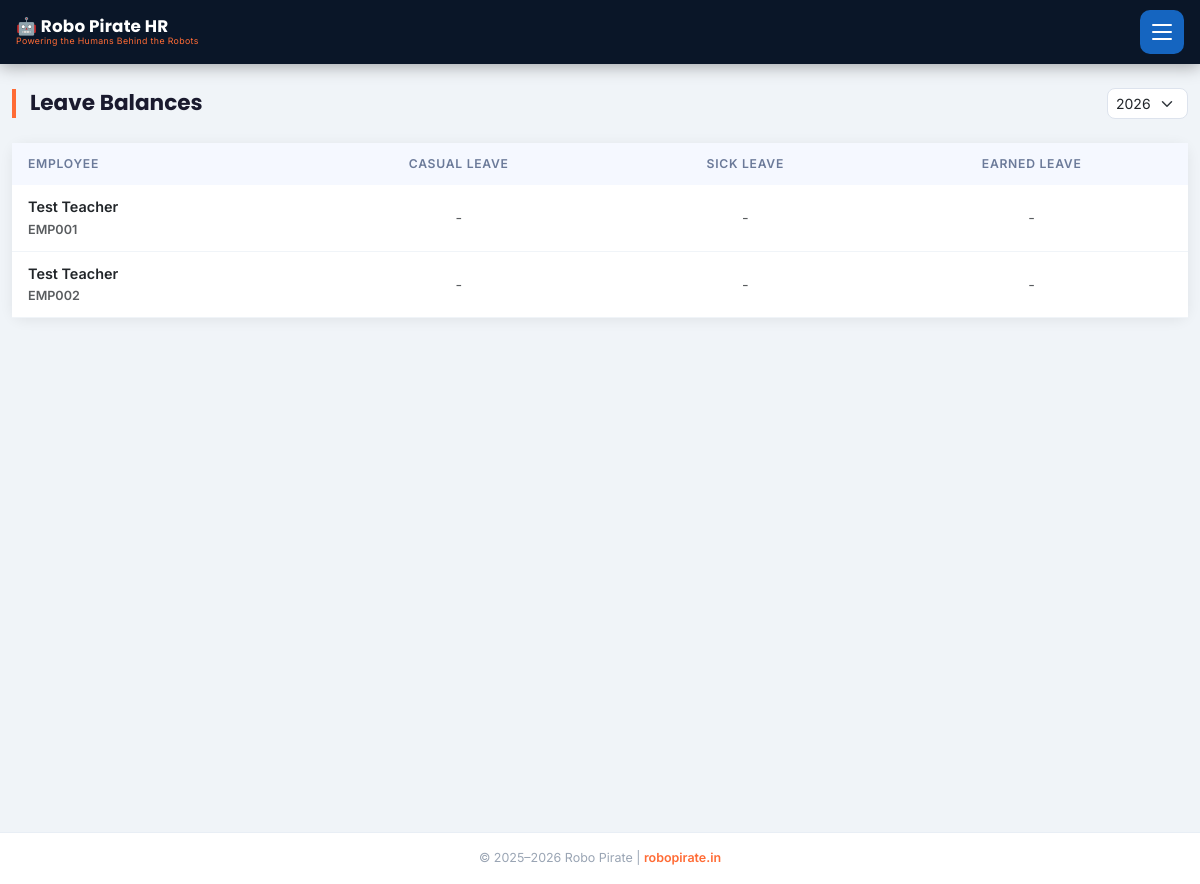
Screenshot of /leaves/balances (signed in) with the database file from the repository.
### models.py (models this page shows, shortened)
class Employee(db.Model):
    __tablename__ = 'employees'
    id = db.Column(db.Integer, primary_key=True)
    emp_id = db.Column(db.String(20), unique=True, nullable=False)
    name = db.Column(db.String(100), nullable=False)
    phone = db.Column(db.String(15), unique=True, nullable=False)
    email = db.Column(db.String(120))
    department_id = db.Column(db.Integer, db.ForeignKey('departments.id'))
    designation = db.Column(db.String(100))
    employee_type = db.Column(db.String(20), default='full_time')  # full_time, contract, part_time
    basic_salary = db.Column(db.Float, default=0.0)
    joining_date = db.Column(db.Date, default=date.today)
    is_active = db.Column(db.Boolean, default=True)
    is_approved = db.Column(db.Boolean, default=False)  # Admin approval required for self-registered
    bank_name = db.Column(db.String(100))
    account_number = db.Column(db.String(30))
    ifsc_code = db.Column(db.String(20))
    pan_number = db.Column(db.String(20))
    aadhar_number = db.Column(db.String(20))
    attendances = db.relationship('Attendance', backref='employee', lazy=True)
    leaves = db.relationship('Leave', backref='employee', lazy=True)
    payrolls = db.relationship('Payroll', backref='employee', lazy=True)
    advances = db.relationship('Advance', backref='employee', lazy=True)
    schools = db.relationship('School', secondary=employee_schools, lazy=True,
                              backref=db.backref('assigned_employees', lazy=True))

### blueprints/admin.py (the view)
@bp.route('/leaves/balances')
@login_required
def leave_balances():
    year = int(request.args.get('year', date.today().year))
    emps = Employee.query.filter_by(is_active=True).order_by(Employee.name).all()
    return render_template('leaves/balances.html', employees=emps, year=year,
                           years=list(range(2020, date.today().year + 2)))

### app.py (called while the page is built)
@app.context_processor
def inject_now():
    return {'now': datetime.now}

@app.before_request
def load_persisted_config():
    global _persisted_config_loaded
    if not _persisted_config_loaded:
        persisted_key = AppConfig.get('FAST2SMS_API_KEY')
        if persisted_key:
            app.config['FAST2SMS_API_KEY'] = persisted_key
        _persisted_config_loaded = True

@login_manager.user_loader
def load_user(user_id):
    return User.query.get(int(user_id))

@app.before_request
def restrict_employee_to_portal():
    if current_user.is_authenticated and not current_user.is_admin:
        allowed = ('/portal', '/employee', '/static', '/api', '/logout')
        if request.path != '/' and not request.path.startswith(allowed):
            return redirect(url_for('portal.portal_dashboard'))

### templates/leaves/balances.html (shortened to what this page needs)
{% extends 'base.html' %}
{% block content %}
<div class="container-fluid py-4">
  <div class="d-flex justify-content-between align-items-center mb-4">
    <h4 class="page-header mb-0">Leave Balances</h4>
    <form method="GET" class="d-flex gap-2 align-items-center">
      <select name="year" class="form-select form-select-sm" onchange="this.form.submit()">
        {% for y in years %}
        <option value="{{ y }}" {% if y == year %}selected{% endif %}>{{ y }}</option>
        {% endfor %}
      </select>
    </form>
  </div>
  <div class="card border-0 shadow-sm">
    <div class="card-body p-0">
      <div class="table-responsive">
        <table class="table table-hover mb-0">
          <thead class="table-light">
            <tr>
              <th>Employee</th>
              <th class="text-center">Casual Leave</th>
              <th class="text-center">Sick Leave</th>
              <th class="text-center">Earned Leave</th>
            </tr>
          </thead>
          <tbody>
            {% for emp in employees %}
            <tr>
              <td class="fw-semibold">
                <div>{{ emp.name }}</div>
                <small class="text-muted">{{ emp.emp_id }}</small>
              </td>
              {% for ltype in ['casual', 'sick', 'earned'] %}
              {% set lb = emp.leave_balances | selectattr('leave_type', 'equalto', ltype) | selectattr('year', 'equalto', year) | first %}
              <td class="text-center">
                {% if lb %}
                <div class="fw-bold fs-5 {{ 'text-success' if lb.remaining_days > 3 else 'text-warning' if lb.remaining_days > 0 else 'text-danger' }}">
                  {{ lb.remaining_days }}
                </div>
                <div class="text-muted small">{{ lb.used_days }}/{{ lb.total_days }}</div>
                {% else %}
                <span class="text-muted">-</span>
                {% endif %}
              </td>
              {% endfor %}
            </tr>
            {% endfor %}
          </tbody>
        </table>
      </div>
    </div>
  </div>
</div>
{% endblock %}

### static/css/style.css (style rules this page uses)
:root { --primary-dark: #0A1628; --primary-blue: #1565C0; --accent-orange: #FF6B35; --accent-cyan: #00BCD4; --success: #00C853; --bg: #F0F4F8; --card-bg: #FFFFFF; --text-dark: #1A1A2E; --nav-height: 64px; }
*, *::before, *::after { box-sizing: border-box; }
body { background: var(--bg); font-family: 'Inter', -apple-system, BlinkMacSystemFont, 'Segoe UI', sans-serif; font-size: 0.9rem; color: var(--text-dark); -webkit-tap-highlight-color: rgba(255, 107, 53, 0.15); }
.page-header { font-family: 'Poppins', sans-serif; font-weight: 700; font-size: 1.35rem; color: var(--text-dark); padding-left: 14px; border-left: 4px solid var(--accent-orange); line-height: 1.3; }
.card { border-radius: 12px !important; border: none !important; box-shadow: 0 2px 14px rgba(0,0,0,0.07) !important; }
.card-body { background: var(--card-bg); }
.table thead th { font-weight: 600; font-size: 0.76rem; text-transform: uppercase; letter-spacing: 0.06em; color: #6b7a99; white-space: nowrap; background: #F5F8FF; border-bottom: none; padding: 12px 16px; }
.table tbody td { vertical-align: middle; padding: 11px 16px; border-color: #f0f4f8; }
.table-responsive { max-height: 600px; overflow: auto; }
.form-control, .form-select { border-radius: 8px; border: 1.5px solid #dde3ed; transition: border-color 0.2s, box-shadow 0.2s; }

### rows the page displays
Employee: name "Test Teacher", emp_id "EMP001"
Employee: name "Test Teacher", emp_id "EMP002"

### other values shown
form field year "2026"
